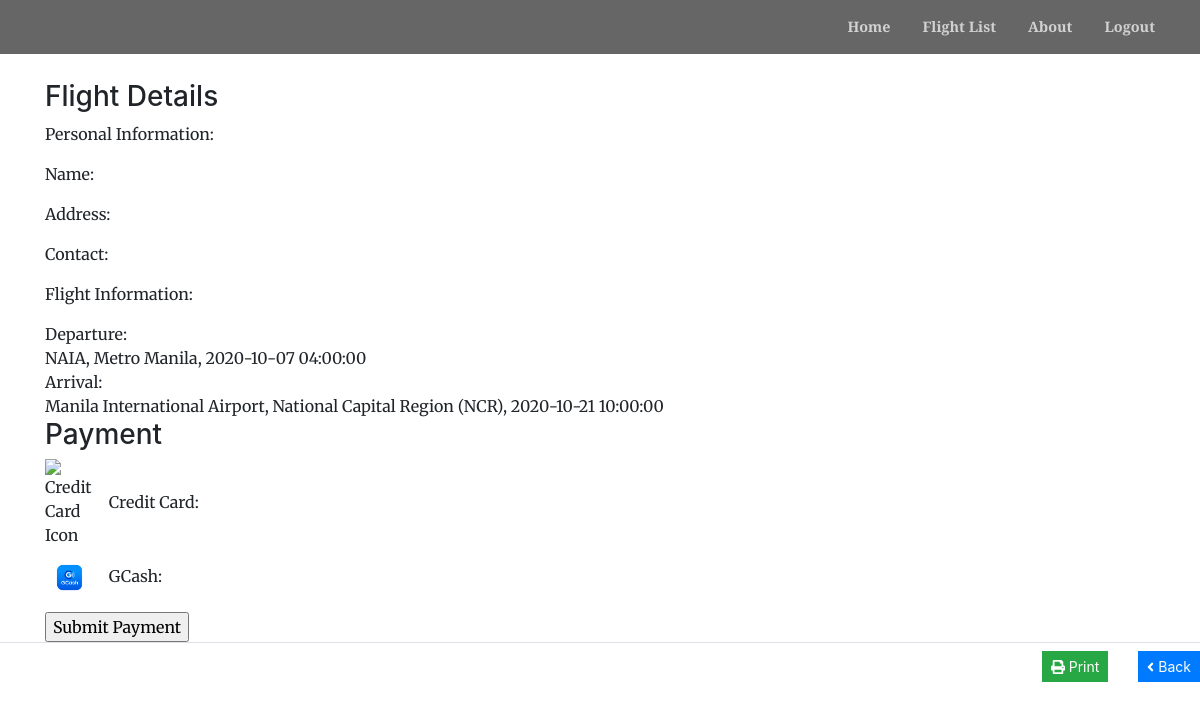
/ticket.php?id=1, run on the app's committed database.
### tables this page shows
CREATE TABLE `flight_list` (
  `id` int(30) NOT NULL,
  `airline_id` int(30) NOT NULL,
  `plane_no` text NOT NULL,
  `departure_airport_id` int(30) NOT NULL,
  `arrival_airport_id` int(30) NOT NULL,
  `departure_datetime` datetime NOT NULL,
  `arrival_datetime` datetime NOT NULL,
  `return_datetime` datetime NOT NULL,
  `price` double NOT NULL,
  `kilometers` text NOT NULL,
  `date_created` datetime NOT NULL DEFAULT current_timestamp(),
  `seats_economy` int(11) NOT NULL,
  `seats_business` int(11) NOT NULL,
  `seats_first_class` int(11) NOT NULL
);

CREATE TABLE `airport_list` (
  `id` int(30) NOT NULL,
  `airport` text NOT NULL,
  `location` text NOT NULL
);

### ticket.php (the view, shortened to what this page needs)
<?php
include('admin/db_connect.php');
?>
<!DOCTYPE html>
<html lang="en">
<head>
</head>
<body>
  <nav class="navbar navbar-expand-lg navbar-light fixed-top py-3" id="mainNav">
    <div class="container">
      <div class="collapse navbar-collapse" id="navbarResponsive">
        <ul class="navbar-nav ml-auto my-2 my-lg-0">
          <li class="nav-item"><a class="nav-link js-scroll-trigger" href="index.php?page=home">Home</a></li>
          <li class="nav-item"><a class="nav-link js-scroll-trigger" href="index.php?page=flights"></span>Flight List</a></li>
          <li class="nav-item"><a class="nav-link js-scroll-trigger" href="index.php?page=about">About</a></li>
                <li class="nav-item"><a class="nav-link js-scroll-trigger" href="logout.php">Logout</a></li>
        </ul>
      </div>
    </div>
  </nav>
  <div class="container">
    <div id="outprint_modal">
    <div class="content-below-navbar">
      <h3>Flight Details</h3>
      <?php
      include('header.php');
$userName = isset($_GET['name']) ? htmlspecialchars($_GET['name']) : "";
$userAddress = isset($_GET['address']) ? htmlspecialchars($_GET['address']) : "";
$userContact = isset($_GET['contact']) ? htmlspecialchars($_GET['contact']) : "";
echo "<div class='print-container'>";
echo "<p>Personal Information:</p>";
echo "<p>Name: $userName</p>";
echo "<p>Address: $userAddress</p>";
echo "<p>Contact: $userContact</p>";
if (isset($_GET['id']) && $_GET['id'] > 0) {
  $id = $_GET['id'];
  $queryString = "SELECT fl.departure_datetime, al.airport, al.location, al.id FROM flight_list as fl LEFT JOIN airport_list as al ON fl.departure_airport_id = al.id WHERE fl.id = $id";
  $queryString2 = "SELECT fl.arrival_datetime, al.airport, al.location, al.id FROM flight_list as fl LEFT JOIN airport_list as al ON fl.arrival_airport_id = al.id WHERE fl.id = $id";
  $airportResult = $conn->query($queryString);
  $airportResult2 = $conn->query($queryString2);
echo "<p>Flight Information:</p>";
      echo "Departure: ";
      echo "<br />";
      while ($row = $airportResult->fetch_assoc()) {
          echo '<tr class="text-center">';
          echo '<td>' . ucwords($row['airport']) .', '.($row['location']) .', '.($row['departure_datetime']) .  '</td>';
          echo '</tr>';
      }
      echo "<br />";
      echo "Arrival: ";
      echo "<br />";
      while ($row = $airportResult2->fetch_assoc()) {
          echo '<tr class="text-center">';
          echo '<td>' . ucwords($row['airport']) .', '.($row['location']) .', '.($row['arrival_datetime']) .  '</td>';
          echo '</tr>';
      }
  } else {
          echo "Error: " . $conn->error;
      }
  echo "</div>";
      ?>
        </div>
        </div>
      <h3>Payment</h3>
      <form action="lastpage.php" method="post">
        <div class="form-group payment-icons">
          <img src="assets/img/credit_card_icon.jpg" alt="Credit Card Icon" onclick="togglePaymentInput('credit-card')">
          <label for="credit-card">Credit Card:</label>
        </div>
        <div class="form-group payment-icons">
          <img src="assets/img/gcash_icon.png" alt="GCash Icon" onclick="togglePaymentInput('gcash')">
          <label for="gcash">GCash:</label>
        </div>
        <input type="submit" value="Submit Payment">
    </div>
  <div class="row justify-content-end border-top pt-2">
        <div class="col-auto me-1">
            <button class="btn btn-sm btn-success rounded-0" id='print_data' type="button"><i class="fa fa-print"></i> Print</button>
        </div>
        <div class="col-auto">
            <a class="btn btn-sm btn-primary rounded-0" href="index.php?page=flights"><i class="fa fa-angle-left"></i> Back</a>
        </div>
    </div>
</body>
</html>

### ticket.php (style rules this page uses)
body { font-family: Arial, sans-serif; margin: 20px; }
.form-group { margin-bottom: 20px; }
.payment-icons img { max-width: 50px; margin-right: 10px; }
.content-below-navbar { margin-top: 80px; }

### data on the page
flight_list: departure_airport.airport "NAIA", departure_airport.location "Metro Manila", departure_datetime "2020-10-07 04:00:00", airport_list.airport "Manila International Airport", airport_list.location "National Capital Region (NCR)", arrival_datetime "2020-10-21 10:00:00"
